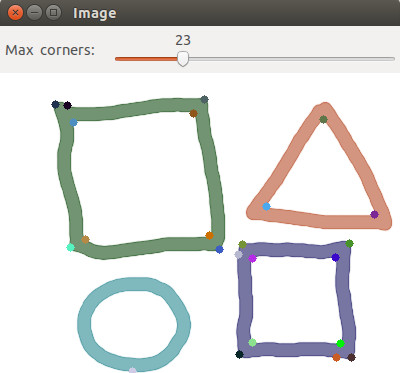
#> input picture shitomasi.jpg, 400 x 373 px
$ python shi_tomas_corner_detection.py
#> lines starting #> are read from the running program, lines starting #| are printed output that depends on the picture; after the words box and inside, x2 and y2 are one past the last pixel; in counts of white or black regions, pixels touching at a corner belong together
import numpy as np
import cv2 as cv

img = cv.imread('shitomasi.jpg')
#> img is the input picture: shape (373, 400, 3); mean B, G, R 220.7, 222.3, 221.7

gray = cv.cvtColor(img, cv.COLOR_BGR2GRAY)
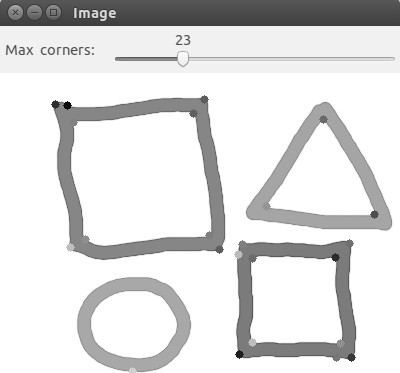
#> gray: shape (373, 400); min 4, max 255, mean 221.9

corners = cv.goodFeaturesToTrack(gray, 100, 0.01, 10)
#> corners = 100 rows, first 8: [75, 17], [88, 17], [21, 52], [103, 12], [7, 45], [188, 39], [177, 43], [92, 48]

corners = np.int0(corners)

for i in corners:
    x, y = i.ravel()
    cv.circle(img, (x, y), 3, 255, -1)
#> this loop made 100 passes
#> (x, y) on passes 1 to 12: (75, 17), (88, 17), (21, 52), (103, 12), (7, 45), (188, 39), (177, 43), (92, 48), (114, 13), (72, 106), (66, 49), (330, 258)
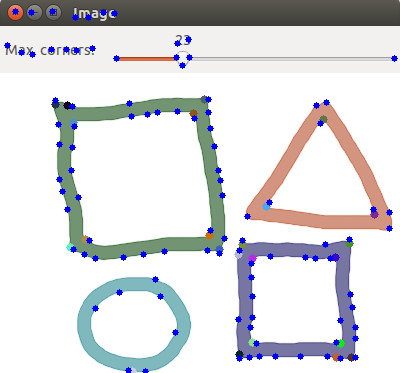
#> img: shape (373, 400, 3); 1.94% of pixels changed, all inside (x1, y1, x2, y2) = (4, 8, 398, 373)

cv.imshow('dst', img)

if cv.waitKey(0) & 0xff == 27:
#> (key Esc is pressed here)
    cv.destroyAllWindows()
